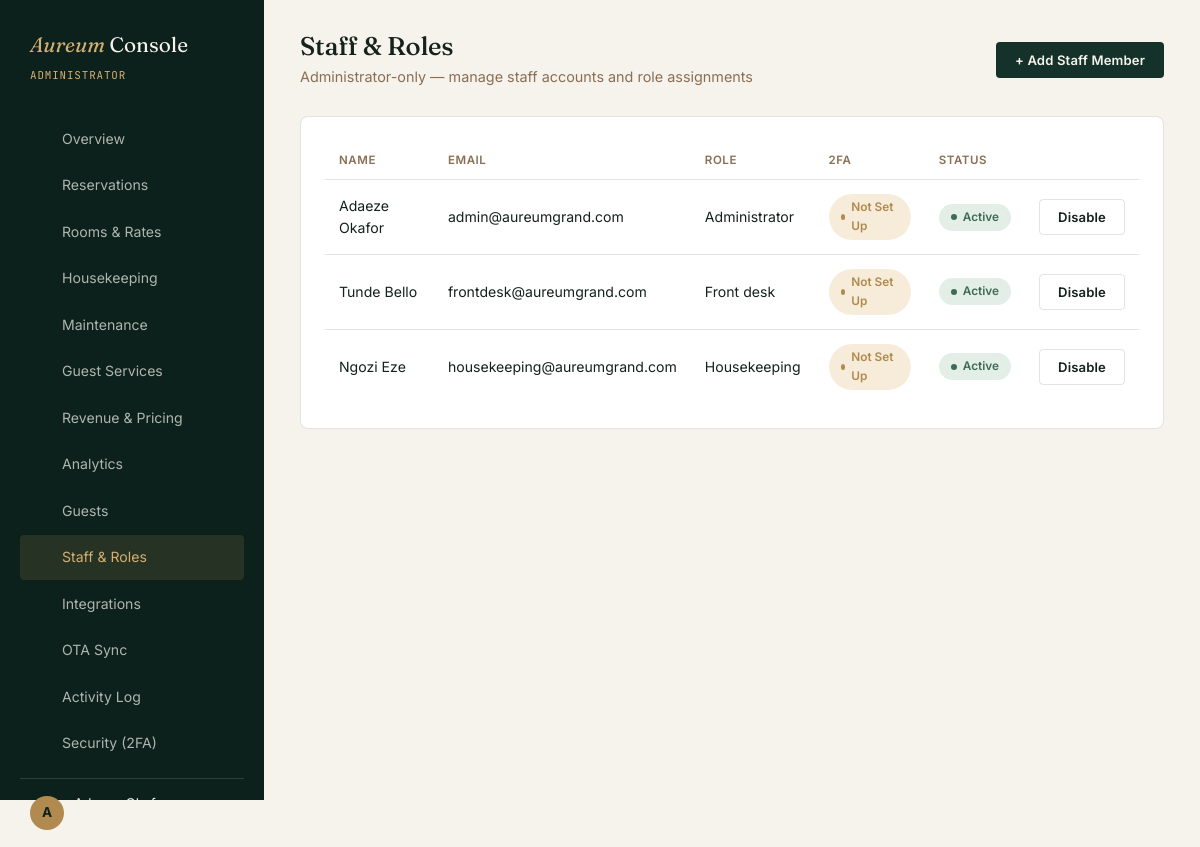
The app's page /admin/staff.php (signed in) with its own data.
### tables this page shows
CREATE TABLE staff (
    id INT AUTO_INCREMENT PRIMARY KEY,
    property_id INT,
    role_id INT NOT NULL,
    full_name VARCHAR(150) NOT NULL,
    email VARCHAR(150) NOT NULL UNIQUE,
    phone VARCHAR(30),
    password_hash VARCHAR(255) NOT NULL,
    two_factor_secret VARCHAR(255) DEFAULT NULL,
    two_factor_enabled TINYINT(1) DEFAULT 0,
    is_active TINYINT(1) DEFAULT 1,
    last_login_at TIMESTAMP NULL,
    created_at TIMESTAMP DEFAULT CURRENT_TIMESTAMP,
    FOREIGN KEY (property_id) REFERENCES properties(id) ON DELETE SET NULL,
    FOREIGN KEY (role_id) REFERENCES roles(id)
);

CREATE TABLE roles (
    id INT AUTO_INCREMENT PRIMARY KEY,
    name VARCHAR(50) NOT NULL UNIQUE,
    description VARCHAR(255)
);

### includes/functions.php (called while the page is built, shortened)
<?php
function sanitize($str) {
    return htmlspecialchars(trim($str ?? ''), ENT_QUOTES, 'UTF-8');
}

### admin/staff.php (the view, shortened to what this page needs)
<?php
require_once __DIR__ . '/../includes/functions.php';
$db = getDB();
$stmt = $db->query("SELECT s.*, r.name AS role_name FROM staff s JOIN roles r ON s.role_id = r.id ORDER BY s.created_at DESC");
$staffList = $stmt->fetchAll();
?>
<!DOCTYPE html>
<html lang="en">
<head>
<link rel="stylesheet" href="<?= BASE_URL ?>/assets/css/style.css">
<link rel="stylesheet" href="<?= BASE_URL ?>/assets/css/dashboard.css">
</head>
<body>
<div class="dash-shell">
  <?php require __DIR__ . '/../includes/admin-sidebar.php'; ?>
  <main class="dash-main">
    <div class="dash-topbar">
      <div><h1>Staff &amp; Roles</h1><div class="sub">Administrator-only — manage staff accounts and role assignments</div></div>
      <button class="btn btn-dark btn-sm" onclick="document.getElementById('newStaff').showModal()">+ Add Staff Member</button>
    </div>
    <div class="dash-panel">
      <div class="table-scroll">
        <table class="data-table">
          <thead><tr><th>Name</th><th>Email</th><th>Role</th><th>2FA</th><th>Status</th><th></th></tr></thead>
          <tbody>
            <?php foreach ($staffList as $s): ?>
            <tr>
              <td><?= sanitize($s['full_name']) ?></td>
              <td><?= sanitize($s['email']) ?></td>
              <td><?= str_replace('_',' ',ucfirst($s['role_name'])) ?></td>
              <td><span class="pill pill-<?= $s['two_factor_enabled'] ? 'confirmed' : 'pending' ?>"><?= $s['two_factor_enabled'] ? 'Enabled' : 'Not Set Up' ?></span></td>
              <td><span class="pill pill-<?= $s['is_active'] ? 'confirmed' : 'cancelled' ?>"><?= $s['is_active'] ? 'Active' : 'Disabled' ?></span></td>
              <td>
                <form method="POST"><input type="hidden" name="action" value="toggle_staff"><input type="hidden" name="staff_id" value="<?= $s['id'] ?>">
                  <button type="submit" class="btn btn-outline btn-sm"><?= $s['is_active'] ? 'Disable' : 'Enable' ?></button>
                </form>
              </td>
            </tr>
            <?php endforeach; ?>
          </tbody>
        </table>
      </div>
    </div>
  </main>
</div>
</body>
</html>

### assets/css/style.css (style rules this page uses)
:root { --ink: #14211c; --emerald: #14322a; --emerald-deep: #0c211b; --linen: #f6f3ec; --marble: #ece6d8; --brass: #b08a4e; --brass-light: #d4af72; --clay: #8a6e52; --line: rgba(20,33,28,0.12); --line-dark: rgba(246,243,236,0.14); --status-pending: #b08a4e; --status-confirmed: #3f6b53; --status-checkedin: #2c5a8a; --status-checkedout: #5c5c5c; --status-cancelled: #a14b3f; --status-noshow: #7a3030; --font-display: 'Fraunces', Georgia, serif; --font-body: 'Inter', -apple-system, sans-serif; --font-mono: 'JetBrains Mono', monospace; --radius-sm: 4px; --radius-md: 8px; --radius-lg: 14px; --container: 1240px; --shadow-soft: 0 8px 30px rgba(20,33,28,0.08); --shadow-lift: 0 16px 48px rgba(20,33,28,0.16); }
* { margin: 0; padding: 0; box-sizing: border-box; }
html { scroll-behavior: smooth; }
body { font-family: var(--font-body); background: var(--linen); color: var(--ink); line-height: 1.6; -webkit-font-smoothing: antialiased; }
h1, h2, h3, h4 { font-family: var(--font-display); font-weight: 500; letter-spacing: -0.01em; line-height: 1.12; }
h1 { font-size: clamp(2.6rem, 5vw, 4.6rem); font-weight: 400; }
.btn { display: inline-flex; align-items: center; justify-content: center; gap: 8px; padding: 14px 28px; font-family: var(--font-body); font-size: 0.92rem; font-weight: 600; letter-spacing: 0.01em; border-radius: var(--radius-sm); border: 1px solid transparent; cursor: pointer; transition: transform 0.25s ease, background 0.25s ease, color 0.25s ease, border-color 0.25s ease; }
.btn-outline { background: transparent; border-color: var(--line); color: var(--ink); }
.btn-dark { background: var(--emerald); color: var(--linen); }
.btn-sm { padding: 9px 18px; font-size: 0.82rem; }
.pill { display: inline-flex; align-items: center; gap: 6px; padding: 4px 12px; border-radius: 999px; font-size: 0.74rem; font-weight: 600; text-transform: capitalize; }
.pill::before { content: ''; width: 6px; height: 6px; border-radius: 50%; background: currentColor; }
.pill-pending { background: #f7ecd9; color: var(--status-pending); }
.pill-confirmed { background: #e3eee7; color: var(--status-confirmed); }

### assets/css/dashboard.css (style rules this page uses)
.dash-shell { display: grid; grid-template-columns: 264px 1fr; min-height: 100vh; }
.dash-main { background: var(--linen); padding: 32px 36px; }
.dash-topbar { display: flex; justify-content: space-between; align-items: center; margin-bottom: 28px; flex-wrap: wrap; gap: 14px; }
.dash-topbar h1 { font-size: 1.6rem; font-weight: 500; }
.dash-topbar .sub { color: var(--clay); font-size: 0.9rem; margin-top: 4px; }
.dash-panel { background: #fff; border: 1px solid var(--line); border-radius: var(--radius-md); padding: 24px; margin-bottom: 24px; }
.data-table { width: 100%; border-collapse: collapse; font-size: 0.88rem; }
.data-table th { text-align: left; padding: 10px 14px; font-size: 0.72rem; text-transform: uppercase; letter-spacing: 0.05em; color: var(--clay); border-bottom: 1px solid var(--line); font-weight: 600; }
.data-table td { padding: 14px 14px; border-bottom: 1px solid var(--line); vertical-align: middle; }
.data-table tr:last-child td { border-bottom: none; }
.table-scroll { overflow-x: auto; }

### records on screen
staff: full_name "Adaeze Okafor", email "admin@aureumgrand.com", role.name "Administrator", two_factor_enabled "Not Set Up", is_active "Active"
staff: full_name "Tunde Bello", email "frontdesk@aureumgrand.com", role.name "Front desk", two_factor_enabled "Not Set Up", is_active "Active"
staff: full_name "Ngozi Eze", email "housekeeping@aureumgrand.com", role.name "Housekeeping", two_factor_enabled "Not Set Up", is_active "Active"

### other values on screen
$roleLabels[$role] "ADMINISTRATOR"
$item['label'] "Overview"
$item['label'] "Reservations"
$item['label'] "Rooms & Rates"
$item['label'] "Housekeeping"
$item['label'] "Maintenance"
$item['label'] "Guest Services"
$item['label'] "Revenue & Pricing"
$item['label'] "Analytics"
$item['label'] "Guests"
$item['label'] "Staff & Roles"
$item['label'] "Integrations"
$item['label'] "OTA Sync"
$item['label'] "Activity Log"
$item['label'] "Security (2FA)"
